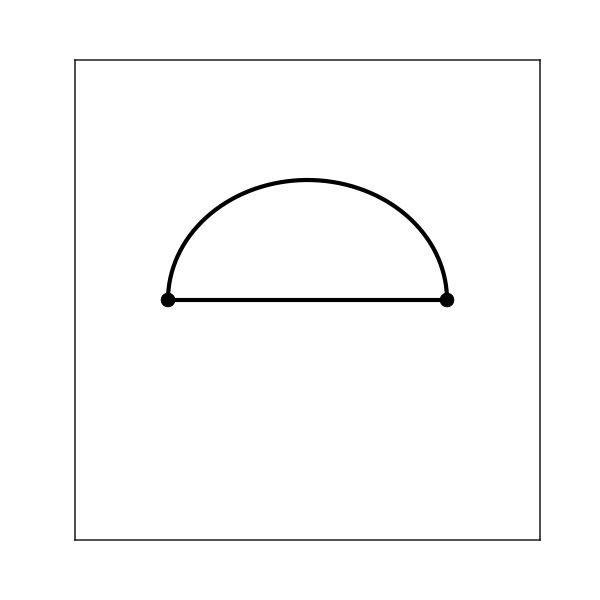

Python code for this plot:
"""
Create two lines. One straight and one elliptic.
"""

import unittest
import os
import time
import matplotlib.pyplot as plt
from ..core import Diagram

from . import TestDiagram

basename = os.path.splitext(os.path.basename(__file__))[0]

class TestLines(TestDiagram):

    def test_simple(self):

        fig = plt.figure(figsize=(6,6))
        ax = fig.add_subplot(111)
        
        ax.set_xlim(0,1)
        ax.set_ylim(0,1)
        ax.set_xticks([])
        ax.set_yticks([])
        
        dia = Diagram(ax)
        
        v1 = dia.verticle(xy=(.2,.5))
        v2 = dia.verticle(xy=(0.8,.5))
        l1 = dia.line(v1, v2)
        l2 = dia.line(v1, v2, pathtype='elliptic', npoints = 400)

        dia.plot()

        self.show_pdf(basename)
